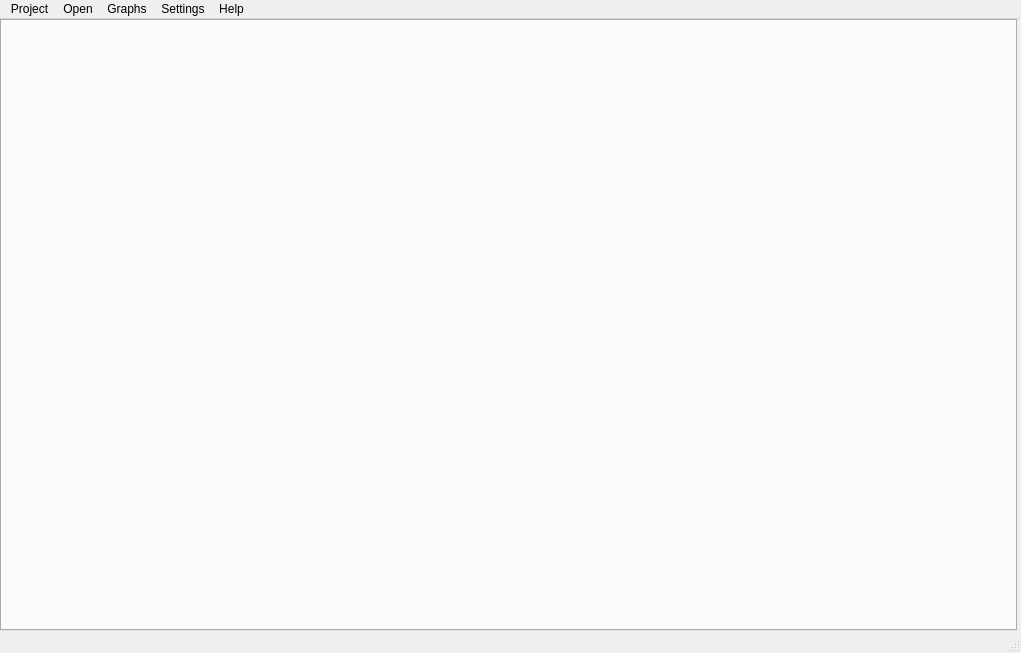
<?xml version="1.0" encoding="UTF-8"?>
<ui version="4.0">
 <class>MainWindow</class>
 <widget class="QMainWindow" name="MainWindow">
  <property name="geometry">
   <rect>
    <x>0</x>
    <y>0</y>
    <width>1021</width>
    <height>653</height>
   </rect>
  </property>
  <property name="windowTitle">
   <string>Pypeline 3.0</string>
  </property>
  <property name="dockNestingEnabled">
   <bool>false</bool>
  </property>
  <property name="dockOptions">
   <set>QMainWindow::AnimatedDocks</set>
  </property>
  <widget class="QWidget" name="centralwidget">
   <layout class="QHBoxLayout" name="horizontalLayout">
    <property name="spacing">
     <number>4</number>
    </property>
    <property name="leftMargin">
     <number>0</number>
    </property>
    <property name="topMargin">
     <number>0</number>
    </property>
    <property name="rightMargin">
     <number>4</number>
    </property>
    <property name="bottomMargin">
     <number>0</number>
    </property>
    <item>
     <widget class="QTabWidget" name="graphTab">
      <property name="tabsClosable">
       <bool>true</bool>
      </property>
      <property name="movable">
       <bool>true</bool>
      </property>
     </widget>
    </item>
   </layout>
  </widget>
  <widget class="QMenuBar" name="menubar">
   <property name="enabled">
    <bool>true</bool>
   </property>
   <property name="geometry">
    <rect>
     <x>0</x>
     <y>0</y>
     <width>1021</width>
     <height>22</height>
    </rect>
   </property>
   <widget class="QMenu" name="menuHelp">
    <property name="title">
     <string>Help</string>
    </property>
    <addaction name="actionVars"/>
    <addaction name="actionHotkeys"/>
    <addaction name="actionHelp"/>
    <addaction name="separator"/>
    <addaction name="actionAbout"/>
   </widget>
   <widget class="QMenu" name="menuPrefs">
    <property name="title">
     <string>Settings</string>
    </property>
    <addaction name="actionLocalSettings"/>
    <addaction name="actionProjectSettings"/>
    <addaction name="actionHuds"/>
    <addaction name="actionImport_Types"/>
    <addaction name="actionDownload"/>
   </widget>
   <widget class="QMenu" name="menuOpen">
    <property name="title">
     <string>Open</string>
    </property>
    <widget class="QMenu" name="menuFavorites">
     <property name="title">
      <string>Favorites</string>
     </property>
    </widget>
    <widget class="QMenu" name="menuGraphTemplates">
     <property name="title">
      <string>Graph Templates</string>
     </property>
    </widget>
    <addaction name="menuGraphTemplates"/>
    <addaction name="menuFavorites"/>
   </widget>
   <widget class="QMenu" name="menuProject">
    <property name="title">
     <string>Project</string>
    </property>
   </widget>
   <widget class="QMenu" name="menuCreate">
    <property name="title">
     <string>Graphs</string>
    </property>
    <addaction name="actionManageGraphs"/>
    <addaction name="actionAutomation"/>
   </widget>
   <addaction name="menuProject"/>
   <addaction name="menuOpen"/>
   <addaction name="menuCreate"/>
   <addaction name="menuPrefs"/>
   <addaction name="menuHelp"/>
  </widget>
  <widget class="QStatusBar" name="status"/>
  <action name="actionOpen">
   <property name="text">
    <string>open...</string>
   </property>
   <property name="toolTip">
    <string>openqsqs</string>
   </property>
  </action>
  <action name="actionHotkeys">
   <property name="text">
    <string>Hotkeys</string>
   </property>
  </action>
  <action name="actionToDo">
   <property name="text">
    <string>ToDo</string>
   </property>
  </action>
  <action name="actionAbout">
   <property name="text">
    <string>About</string>
   </property>
  </action>
  <action name="actionNew">
   <property name="text">
    <string>New</string>
   </property>
  </action>
  <action name="actionSave">
   <property name="text">
    <string>Save</string>
   </property>
  </action>
  <action name="actionSaveAs">
   <property name="text">
    <string>Save as...</string>
   </property>
  </action>
  <action name="actionQuit">
   <property name="text">
    <string>Quit</string>
   </property>
  </action>
  <action name="actionTypes">
   <property name="text">
    <string>Types...</string>
   </property>
  </action>
  <action name="actionOptions">
   <property name="text">
    <string>Options...</string>
   </property>
  </action>
  <action name="actionFilter_by_user">
   <property name="checkable">
    <bool>true</bool>
   </property>
   <property name="checked">
    <bool>true</bool>
   </property>
   <property name="text">
    <string>Filter by user</string>
   </property>
  </action>
  <action name="actionMinuscule2">
   <property name="checkable">
    <bool>true</bool>
   </property>
   <property name="checked">
    <bool>true</bool>
   </property>
   <property name="text">
    <string>Minuscule2</string>
   </property>
  </action>
  <action name="actionP001">
   <property name="text">
    <string>P001</string>
   </property>
  </action>
  <action name="actionPlamree">
   <property name="text">
    <string>Palmtree</string>
   </property>
  </action>
  <action name="actionCoxi">
   <property name="text">
    <string>Coxi</string>
   </property>
  </action>
  <action name="actionToto_test">
   <property name="text">
    <string>toto_test</string>
   </property>
  </action>
  <action name="actionNew_2">
   <property name="text">
    <string>new...</string>
   </property>
   <property name="font">
    <font>
     <italic>true</italic>
    </font>
   </property>
  </action>
  <action name="actionTcherno">
   <property name="text">
    <string>tcherno</string>
   </property>
  </action>
  <action name="actionTutu">
   <property name="text">
    <string>tutu</string>
   </property>
  </action>
  <action name="actionGet_selection">
   <property name="text">
    <string>get selection...</string>
   </property>
  </action>
  <action name="actionNew_dir">
   <property name="text">
    <string>manage...</string>
   </property>
  </action>
  <action name="actionHaha">
   <property name="text">
    <string>haha</string>
   </property>
  </action>
  <action name="actionHoho">
   <property name="text">
    <string>hoho</string>
   </property>
  </action>
  <action name="actionVars">
   <property name="text">
    <string>Environment Vars</string>
   </property>
  </action>
  <action name="actionAddProject">
   <property name="text">
    <string>Add...</string>
   </property>
  </action>
  <action name="actionLocalSettings">
   <property name="text">
    <string>Locals</string>
   </property>
  </action>
  <action name="actionSxsx">
   <property name="text">
    <string>sxsx</string>
   </property>
  </action>
  <action name="actionSxsx_2">
   <property name="text">
    <string>sxsx</string>
   </property>
  </action>
  <action name="actionDdd">
   <property name="text">
    <string>ddd</string>
   </property>
  </action>
  <action name="actionProjectSettings">
   <property name="text">
    <string>Project</string>
   </property>
  </action>
  <action name="actionManageGraphs">
   <property name="text">
    <string>Manage Graphs...</string>
   </property>
  </action>
  <action name="actionAutomation">
   <property name="text">
    <string>Automation...</string>
   </property>
  </action>
  <action name="actionHelp">
   <property name="text">
    <string>Help</string>
   </property>
  </action>
  <action name="actionTypeSettings">
   <property name="text">
    <string>Types</string>
   </property>
  </action>
  <action name="actionImport_Types">
   <property name="text">
    <string>Transfert</string>
   </property>
  </action>
  <action name="actionEded">
   <property name="text">
    <string>eded</string>
   </property>
  </action>
  <action name="actionHuds">
   <property name="text">
    <string>Huds</string>
   </property>
  </action>
  <action name="actionDownload">
   <property name="text">
    <string>Download</string>
   </property>
  </action>
 </widget>
 <resources/>
 <connections/>
</ui>
